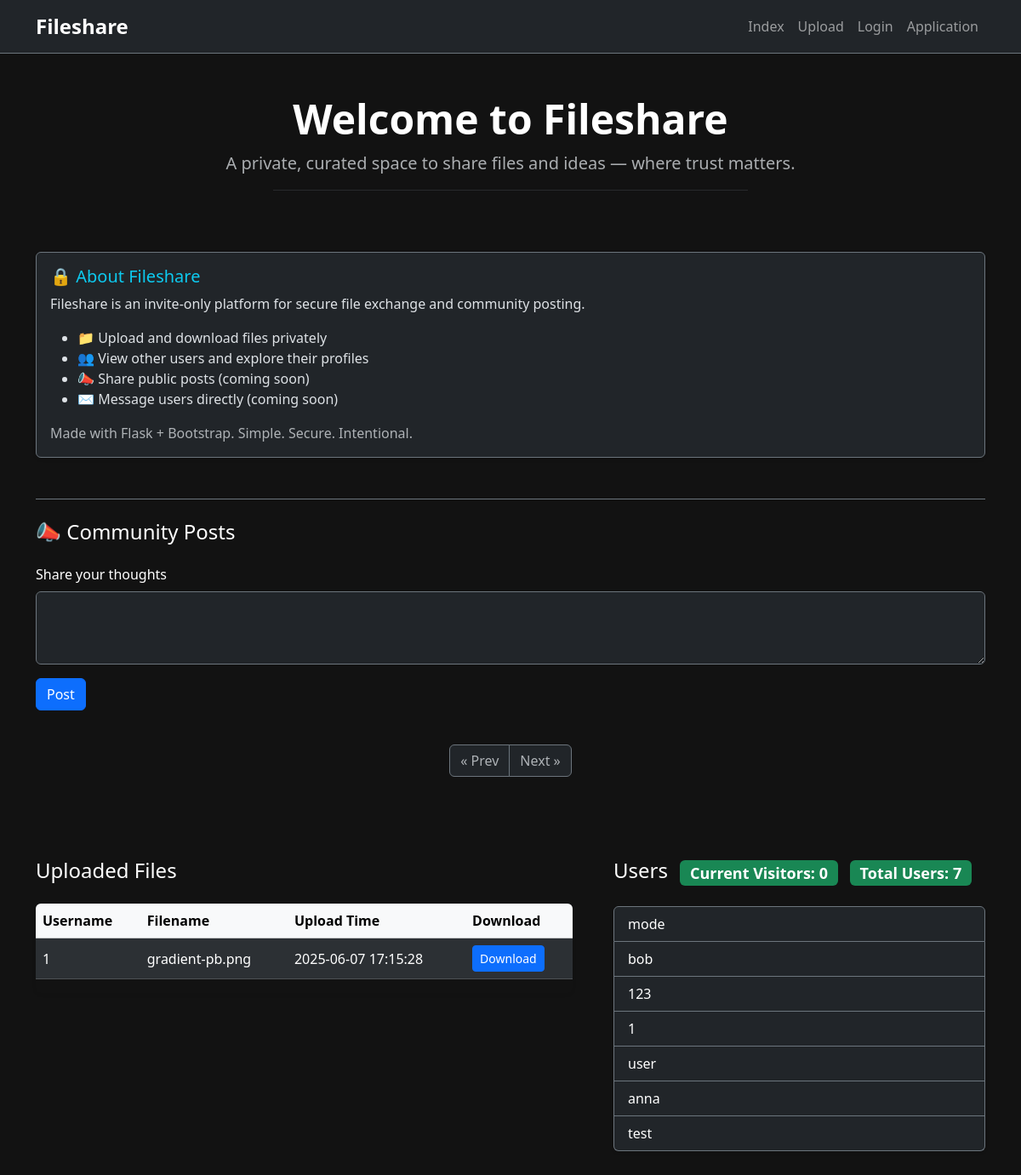
The page / on the database its author committed.
### models.py (models this page shows)
class File(db.Model):
    __tablename__ = 'files'
    id = db.Column(db.Integer, primary_key=True)
    filename = db.Column(db.Text, nullable=False)
    filepath = db.Column(db.String(500), nullable=False)
    upload_time = db.Column(db.DateTime, server_default=db.func.now())
    username = db.Column(db.String(50), nullable=False)
    private = db.Column(db.Boolean, nullable=False, default=False)
    user_id = db.Column(db.Integer, db.ForeignKey('users.id'), nullable=False)

class User(db.Model):
    __tablename__ = "users"
    id = db.Column(db.Integer, primary_key=True)
    username = db.Column(db.String(50), unique=True, nullable=False)
    password = db.Column(db.String(120), nullable=False)
    email = db.Column(db.String(200), unique=True, nullable=False)
    profile_picture = db.Column(db.String(200), nullable=False, default='./static/default.jpeg')
    color = db.Column(db.String(10), nullable=False, default="#FFFFFF")
    text_color = db.Column(db.String(10), nullable=False, default="#FFFFFF")
    card_color = db.Column(db.String(10), nullable=False, default='#1E1E1E')
    posts = db.relationship('Post', backref='author', lazy=True)
    files = db.relationship('File', backref='user', lazy=True)

### app.py (the view)
@app.route("/")
def index_page():
    users = User.query.all()
    user_count = len(users)
    page = request.args.get("page", 1, type=int)
    per_page = 5
    posts = Post.query.order_by(Post.id.desc()).paginate(page=page, per_page=per_page)
    files = File.query.filter_by(private=False)
    files = files[::-1]
    replies = Reply.query.all()
    is_admin = False
    if 'user_id' in session:
        admins = Admin_Table.query.filter_by(user_id=session['user_id']).first()
        current_user = User.query.filter_by(id=session['user_id']).first()
        if admins:
            is_admin = True
        return render_template('logged_in/index.html', username=session['username'], users=users, files=files, posts=posts, replies=replies, user_count=user_count, cur_user=current_user, is_admin=is_admin)
    else:
        return render_template("logged_out/index.html", users=users, files=files, posts=posts, replies=replies, user_count=user_count)

### templates/logged_out/index.html (shortened to what this page needs)
<!DOCTYPE html>
<html lang="en" data-bs-theme="dark">
    <head>
        <link href="https://cdn.jsdelivr.net/npm/bootstrap@5.3.3/dist/css/bootstrap.min.css" rel="stylesheet" />
        <link rel="stylesheet" href="https://cdnjs.cloudflare.com/ajax/libs/animate.css/4.1.1/animate.min.css" />
    </head>
    <body class="text-white">
        <nav class="navbar navbar-expand-lg navbar-dark bg-dark border-bottom border-secondary">
            <div class="container">
                <a class="navbar-brand fs-4 fw-semibold" href="/">Fileshare</a>
                <div class="collapse navbar-collapse" id="navMenu">
                    <ul class="navbar-nav ms-auto mb-2 mb-lg-0">
                        <li class="nav-item"><a class="nav-link" href="/">Index</a></li>
                        <li class="nav-item"><a class="nav-link" href="/upload">Upload</a></li>
                        <li class="nav-item"><a class="nav-link" href="/login">Login</a></li>
                        <li class="nav-item"><a class="nav-link" href="/apply">Application</a></li>
                    </ul>
                </div>
            </div>
        </nav>
        <main class="container py-5">
            <section class="text-center mb-5">
                <h1 class="display-5 fw-bold animate__animated animate__fadeInDown">Welcome to Fileshare</h1>
                <p class="lead text-muted animate__animated animate__fadeInUp animate-delay-1">
                    A private, curated space to share files and ideas — where trust matters.
                </p>
                <hr class="w-50 mx-auto text-secondary" />
            </section>
            <section class="mt-5 pt-4 border-secondary animate__animated animate__fadeInUp animate-delay-2">
                <div class="card bg-dark border-secondary shadow-sm">
                    <div class="card-body">
                        <h5 class="card-title text-info">🔒 About Fileshare</h5>
                        <p class="card-text">
                            Fileshare is an invite-only platform for secure file exchange and community posting.
                        </p>
                        <ul>
                            <li>📁 Upload and download files privately</li>
                            <li>👥 View other users and explore their profiles</li>
                            <li>📣 Share public posts (coming soon)</li>
                            <li>✉️ Message users directly (coming soon)</li>
                        </ul>
                        <p class="text-muted mb-0">Made with Flask + Bootstrap. Simple. Secure. Intentional.</p>
                    </div>
                </div>
            </section>
            <section class="mt-5 pt-4 border-top border-secondary animate__animated animate__fadeInUp animate-delay-2">
                <h4 class="mb-4">📣 Community Posts</h4>
                <form action="/post" method="POST" class="mb-4">
                    <div class="mb-3">
                        <label for="content" class="form-label">Share your thoughts</label>
                        <textarea class="form-control bg-dark text-white border-secondary" id="content" name="content"
                            rows="3" required></textarea>
                    </div>
                    <button type="submit" class="btn btn-primary">Post</button>
                </form>
                {% if posts %}
                <nav aria-label="Post pagination">
                    <ul class="pagination justify-content-center">
                        {% if posts.has_prev %}
                        <li class="page-item">
                            <a class="page-link bg-dark text-light border-secondary"
                                href="{{ url_for('index_page', page=posts.prev_num) }}">&laquo; Prev</a>
                        </li>
                        {% else %}
                        <li class="page-item disabled">
                            <span class="page-link bg-dark text-muted border-secondary">&laquo; Prev</span>
                        </li>
                        {% endif %}
                        {% if posts.has_next %}
                        <li class="page-item">
                            <a class="page-link bg-dark text-light border-secondary"
                                href="{{ url_for('index_page', page=posts.next_num) }}">Next &raquo;</a>
                        </li>
                        {% else %}
                        <li class="page-item disabled">
                            <span class="page-link bg-dark text-muted border-secondary">Next &raquo;</span>
                        </li>
                        {% endif %}
                    </ul>
                </nav>
                {% else %}
                <p class="text-muted">No posts yet. Be the first to share something!</p>
                {% endif %}
            </section>
            <div class="row g-5 mt-5">
                <section class="col-lg-7 animate__animated animate__fadeInLeft animate-delay-1">
                    <h4 class="mb-4">Uploaded Files</h4>
                    {% if files %}
                    <div class="table-responsive shadow-sm rounded">
                        <table class="table table-dark table-striped table-hover align-middle">
                            <thead class="table-light">
                                <tr>
                                    <th>Username</th>
                                    <th>Filename</th>
                                    <th>Upload Time</th>
                                    <th>Download</th>
                                </tr>
                            </thead>
                            <tbody>
                                {% for file in files %}
                                <tr>
                                    <td>{{ file.username }}</td>
                                    <td>{{ file.filename | e }}</td>
                                    <td>{{ file.upload_time }}</td>
                                    <td><a href="{{ url_for('download', id=file.id) }}"
                                            class="btn btn-sm btn-primary">Download</a></td>
                                </tr>
                                {% endfor %}
                            </tbody>
                        </table>
                    </div>
                    {% else %}
                    <p class="text-muted">No files uploaded yet.</p>
                    {% endif %}
                </section>
                <section class="col-lg-5 animate__animated animate__fadeInRight animate-delay-2">
                    <h4 class="mb-4">
                        Users
                        <span id="user-count" class="badge bg-success align-middle ms-2" aria-live="polite">
                            Current Visitors: 0
                        </span>
                        <span id="user-count" class="badge bg-success align-middle ms-2" aria-live="polite">
                            Total Users: {{user_count}}
                        </span>
                    </h4>
                    <div class="list-group shadow-sm rounded">
                        {% for user in users %}
                        <a style="color: {{ user.color | e }};" href="/profile/{{ user.username | e }}"
                            class="list-group-item list-group-item-action bg-dark border-secondary">
                            {{ user.username | e }}
                        </a>
                        {% endfor %}
                    </div>
                </section>
            </div>
        </main>
    </body>
</html>

### templates/logged_out/index.html (style rules this page uses)
body { background-color: #121212; color: #eee; }
.animate-delay-1 { animation-delay: 0.3s; }
.animate-delay-2 { animation-delay: 0.6s; }
.btn-primary { background-color: #0d6efd; border-color: #0d6efd; transition: background-color 0.3s, border-color 0.3s; }
thead.table-light { background-color: #343a40; color: #00d1b2; }
main.container { padding-top: 3rem; padding-bottom: 3rem; }

### rows shown on the page
File: username "1", filename "gradient-pb.png", upload_time "2025-06-07 17:15:28"
User: username "mode"
User: username "bob"
User: username "123"
User: username "1"
User: username "user"
User: username "anna"
User: username "test"

### other values the page prints
{{ user_count }} "7"
